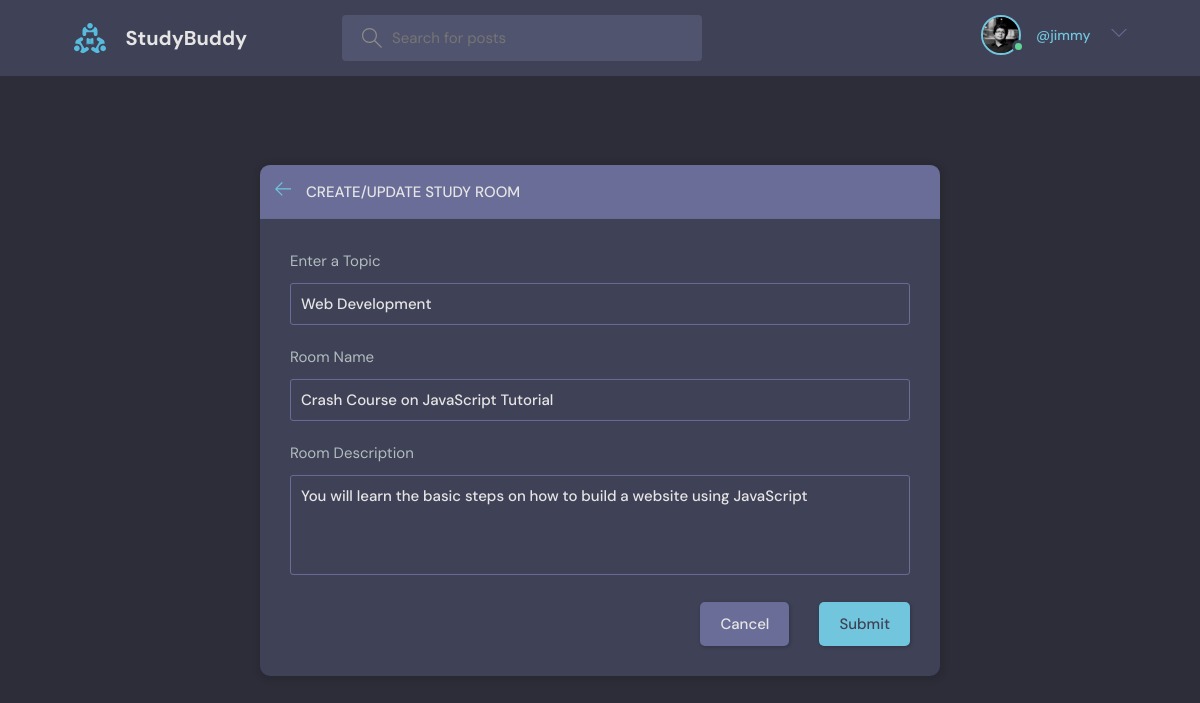
/update-room/2 (signed in), run on the app's committed database.
### base/models.py (models this page shows, shortened)
class User(AbstractUser):
    name = models.CharField(max_length=200, null=True)
    email = models.EmailField(unique=True, null=True)
    bio = models.TextField(null=True)
    objects = []
    avatar = models.ImageField(null=True, default="dennis_f7ALlVg.jpg")
    USERNAME_FIELD = 'email'
    REQUIRED_FIELDS = []

class Room(models.Model):
    host = models.ForeignKey(User, on_delete=models.SET_NULL, null=True)
    topic = models.ForeignKey(Topic, on_delete=models.SET_NULL, null=True)
    name = models.CharField(max_length=200)
    description = models.TextField(null=True, blank=True)
    participants = models.ManyToManyField(User, related_name='participants', blank=True)
    updated = models.DateTimeField(auto_now=True)
    created = models.DateTimeField(auto_now_add=True)
    objects = []
    class Meta:
        ordering = ['-updated', 'created']

class Topic(models.Model):
    name = models.CharField(max_length=200)
    objects = []

### base/views.py (the view, shortened to what this page needs)
# urls.py: path('update-room/<str:pk>', views.updateRoom, name='update-room'),
def updateRoom(request, pk):
    single_room = Room.objects.get(id=pk)
    form = RoomForm(instance=single_room)
    topics = Topic.objects.all()
    if request.user != single_room.host:
        return HttpResponse('Your are not allowed here!!')
    context = {'form': form, 'topics': topics, 'room': single_room}
    return render(request, 'base/room_form.html', context)

### base/forms.py
class RoomForm(ModelForm):
    class Meta:
        model = Room
        fields = '__all__'
        exclude = ['host', 'participants']

### base/templates/base/room_form.html (shortened to what this page needs)
{% extends 'main.html' %}
{% block content %}
<main class="create-room layout">
  <div class="container">
    <div class="layout__box">
      <div class="layout__boxHeader">
        <div class="layout__boxTitle">
          <a href="{{request.META.HTTP_REFERER}}">
            <svg version="1.1" xmlns="http://www.w3.org/2000/svg" width="32" height="32" viewBox="0 0 32 32">
              <title>arrow-left</title>
              <path
                d="M13.723 2.286l-13.723 13.714 13.719 13.714 1.616-1.611-10.96-10.96h27.625v-2.286h-27.625l10.965-10.965-1.616-1.607z">
              </path>
            </svg>
          </a>
          <h3>Create/Update Study Room</h3>
        </div>
      </div>
      <div class="layout__body">
        <form class="form" action="" method="POST">
          <div class="form__group">
            <label for="room_topic">Enter a Topic</label>
            <input required type="text" value="{{room.topic.name}}" name="topic" list="topic-list" />
          </div>
          <div class="form__group">
            <label for="room_name">Room Name</label>
            {{form.name}}
          </div>
          <div class="form__group">
            <label for="room_description">Room Description</label>
            {{form.description}}
          </div>
          <div class="form__action">
            <a class="btn btn--dark" href="{{request.META.HTTP_REFERER}}">Cancel</a>
            <button class="btn btn--main" type="submit">Submit</button>
          </div>
        </form>
      </div>
    </div>
  </div>
</main>
{% endblock content %}

### templates/navbar.html (shortened to what this page needs)
{% load static %}
<header class="header header--loggedIn">
    <div class="container">
        <a href="{% url 'home' %}" class="header__logo">
            <img src="{% static 'images/logo.svg' %}" />
            <h1>StudyBuddy</h1>
        </a>
        <form class="header__search" method="GET" action="{% url 'home' %}">
            <label>
                <input name="q" placeholder="Search for posts" />
            </label>
        </form>
        <nav class="header__menu">
            {% if request.user.is_authenticated %}
                <div class="header__user">
                    <a href="{% url 'update-user' %}">
                        <div class="avatar avatar--medium active">
                            <img src="{{request.user.avatar.url}}" />
                        </div>
                        <p><span>@{{request.user.username}}</span></p>
                    </a>
                    <button class="dropdown-button">
                        <svg version="1.1" xmlns="http://www.w3.org/2000/svg" width="32" height="32" viewBox="0 0 32 32">
                            <title>chevron-down</title>
                            <path d="M16 21l-13-13h-3l16 16 16-16h-3l-13 13z"></path>
                        </svg>
                    </button>
                </div>
            {% else %}
                <a href="{% url 'login' %}">
                    <img src="{% static 'images/avatar.svg' %}" />
                    <p>Login</p>
                </a>
            {% endif %}
        </nav>
    </div>
</header>

### data on the page
User: user.avatar (picture), user.username "jimmy"
Room: topic "Web Development", name "Crash Course on JavaScript Tutorial", description "You will learn the basic steps on how to build a website using JavaScript"
